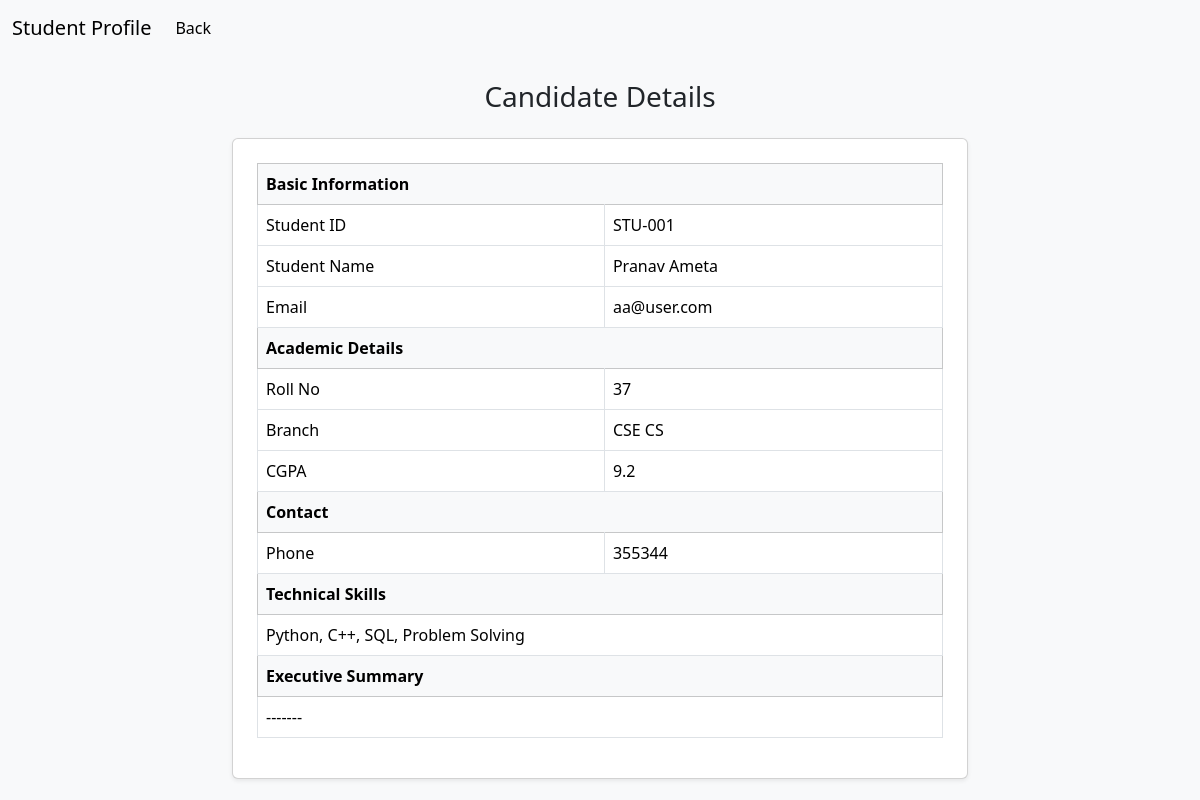
The app's page /student/profile/2 (signed in) with its own data.
### application/models.py (models this page shows)
class StudentProfile(db.Model):
    __tablename__ = "student_profile"
    id = db.Column(db.Integer(), primary_key=True)
    user_id = db.Column(db.Integer(), db.ForeignKey('user.id'))
    name = db.Column(db.String())
    cgpa = db.Column(db.Float())
    roll_no = db.Column(db.String())
    contact_no = db.Column(db.String())
    branch = db.Column(db.String())
    summary = db.Column(db.String())
    skills = db.Column(db.String())
    resume = db.Column(db.String())

class User(db.Model):
    __tablename__ = "user"
    id = db.Column(db.Integer(), primary_key=True)
    username = db.Column(db.String(), unique=True, nullable=False)
    email = db.Column(db.String(), unique=True, nullable=False)
    password = db.Column(db.String(), nullable=False)
    role = db.Column(db.String(), nullable=False)
    status = db.Column(db.String(), default="active")

### application/controllers.py (the view)
@app.route("/student/profile/<int:user_id>")
def view_student_profile(user_id):
    user = User.query.get(user_id)
    profile = StudentProfile.query.filter_by(user_id=user_id).first()
    return render_template(
        "view_profile.html",
        user=user,
        profile=profile)

### templates/view_profile.html (shortened to what this page needs)
<!DOCTYPE html>
<html lang="en">
<head>
    <link rel="stylesheet" href="/static/style.css">
    <link href="https://cdn.jsdelivr.net/npm/bootstrap@5.3.8/dist/css/bootstrap.min.css" rel="stylesheet">
</head>
<body>
<body class="bg-light">
<nav class="navbar navbar-expand-lg bg-body-tertiary">
    <div class="container-fluid">
        <a class="navbar-brand">Student Profile</a>
        <ul class="navbar-nav me-auto">
            <li class="nav-item">
                <a class="nav-link active"
                    href="{% if session.get('role') == 'admin' %}
                                /admin/students
                        {% elif session.get('role') == 'company' %}
                                /company/dashboard
                        {% else %}
                                /student/dashboard
                        {% endif %}">
                    Back
                    </a>
            </li>
        </ul>
    </div>
</nav>
<div class="container py-4">
    <div class="row justify-content-center">
        <div class="col-lg-8">
            <h3 class="text-center mb-4">Candidate Details</h3>
            <div class="card shadow-sm p-4">
                <table class="table table-bordered align-middle">
                    <tr class="table-light">
                        <th colspan="2">Basic Information</th>
                    </tr>
                    <tr>
                        <td>Student ID</td>
                        <td>STU-{{ "%03d"|format(profile.user_id - 1) }}</td>
                    </tr>
                    <tr>
                        <td>Student Name</td>
                        <td>{{ profile.name }}</td>
                    </tr>
                    <tr>
                        <td>Email</td>
                        <td>{{ user.email }}</td>
                    </tr>
                    <tr class="table-light">
                        <th colspan="2">Academic Details</th>
                    </tr>
                    <tr>
                        <td>Roll No</td>
                        <td>{{ profile.roll_no }}</td>
                    </tr>
                    <tr>
                        <td>Branch</td>
                        <td>{{ profile.branch }}</td>
                    </tr>
                    <tr>
                        <td>CGPA</td>
                        <td>{{ profile.cgpa }}</td>
                    </tr>
                    <tr class="table-light">
                        <th colspan="2">Contact</th>
                    </tr>
                    <tr>
                        <td>Phone</td>
                        <td>{{ profile.contact_no or "Not provided" }}</td>
                    </tr>
                    <tr class="table-light">
                        <th colspan="2">Technical Skills</th>
                    </tr>
                    <tr>
                        <td colspan="2">{{ profile.skills or "Not provided" }}</td>
                    </tr>
                    <tr class="table-light">
                        <th colspan="2">Executive Summary</th>
                    </tr>
                    <tr>
                        <td colspan="2">{{ profile.summary or "Not provided" }}</td>
                    </tr>
                </table>
            </div>
        </div>
    </div>
</div>
</body>
</html>

### static/style.css (style rules this page uses)
* { margin:0px; }

### records on screen
StudentProfile: name "Pranav Ameta", roll_no "37", branch "CSE CS", cgpa "9.2", contact_no "355344", skills "Python, C++, SQL, Problem Solving", summary "-------"
User: email "aa@user.com"

### other values on screen
{{ "%03d"|format(profile.user_id - 1) }} "001"
